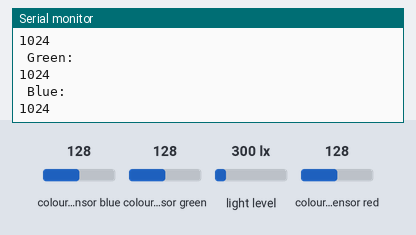
Bench run of a sketch on a simulated Arduino Pro Mini, built with avr-gcc and run on an emulated ATmega328P. Parts: the last lines printed to the serial monitor. The test bench sets the inputs (shaded band); at power-on: colour sensor blue 128, colour sensor green 128, light level 300 lx, colour sensor red 128.

Above: at 1.8 s.
1.9 s: colour sensor blue set to 5
At 3.2 s:
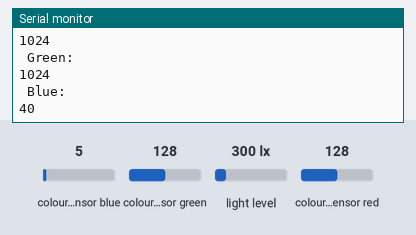
3.4 s: colour sensor green set to 64
At 4.1 s:
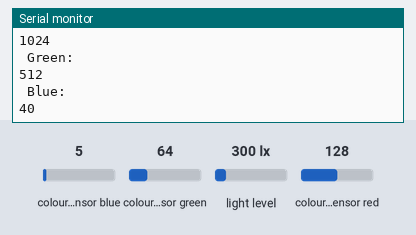
4.9 s: light level set to 500 lx
6.4 s: colour sensor red set to 191
Timing chart, 0 to 8.9 s (numbered marks = the images above; inputs shaded):
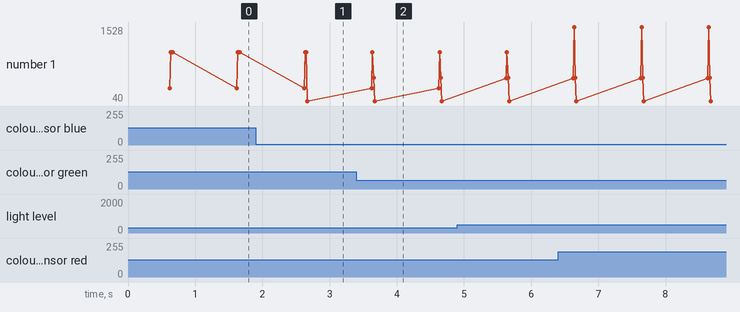

Measured:
- after the input at 1.9 s, the serial monitor: prints a new line after 0.77 s (image 1)
- after the input at 3.4 s, the serial monitor: prints a new line after 0.25 s (image 2)
- plotted number 1: 1024 → 40 after the input at 1.9 s

The sketch:

gesture_sensor_test.ino
```cpp
// (licence header left out)
#include <Wire.h>
#include <SparkFun_APDS9960.h>

// Global Variables
SparkFun_APDS9960 apds = SparkFun_APDS9960();
uint16_t ambient_light = 0;
uint16_t red_light = 0;
uint16_t green_light = 0;
uint16_t blue_light = 0;

void setup() {

  // Initialize Serial port
  Serial.begin(9600);
  Serial.println();
  Serial.println(F("--------------------------------"));
  Serial.println(F("SparkFun APDS-9960 - ColorSensor"));
  Serial.println(F("--------------------------------"));

  // Initialize APDS-9960 (configure I2C and initial values)
  if ( apds.init() ) {
    Serial.println(F("APDS-9960 initialization complete"));
  } else {
    Serial.println(F("Something went wrong during APDS-9960 init!"));
  }

  // Start running the APDS-9960 light sensor (no interrupts)
  if ( apds.enableLightSensor(false) ) {
    Serial.println(F("Light sensor is now running"));
  } else {
    Serial.println(F("Something went wrong during light sensor init!"));
  }

  // Wait for initialization and calibration to finish
  delay(500);
}

void loop() {

  // Read the light levels (ambient, red, green, blue)
  if (  !apds.readAmbientLight(ambient_light) ||
        !apds.readRedLight(red_light) ||
        !apds.readGreenLight(green_light) ||
        !apds.readBlueLight(blue_light) ) {
    Serial.println("Error reading light values");
  } else {
    Serial.println("Ambient: ");
    Serial.println(ambient_light);
    Serial.println(" Red: ");
    Serial.println(red_light);
    Serial.println(" Green: ");
    Serial.println(green_light);
    Serial.println(" Blue: ");
    Serial.println(blue_light);
  }

  // Wait 1 second before next reading
  delay(1000);
}
```
